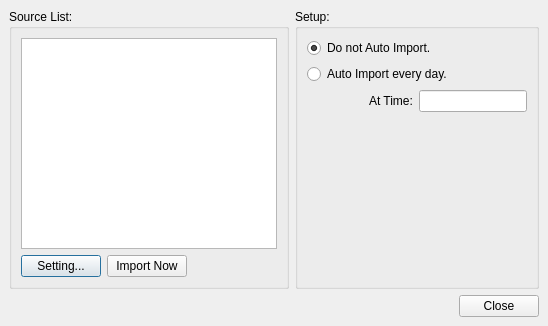
<ui version="4.0" >
 <class>tcDataImporterSetupDialog</class>
 <widget class="QDialog" name="tcDataImporterSetupDialog" >
  <property name="geometry" >
   <rect>
    <x>0</x>
    <y>0</y>
    <width>548</width>
    <height>326</height>
   </rect>
  </property>
  <property name="windowTitle" >
   <string>Data Import Setup...</string>
  </property>
  <layout class="QVBoxLayout" >
   <property name="margin" >
    <number>9</number>
   </property>
   <property name="spacing" >
    <number>6</number>
   </property>
   <item>
    <layout class="QHBoxLayout" >
     <property name="margin" >
      <number>0</number>
     </property>
     <property name="spacing" >
      <number>6</number>
     </property>
     <item>
      <widget class="QGroupBox" name="gbx1" >
       <property name="title" >
        <string>Source List:</string>
       </property>
       <layout class="QVBoxLayout" >
        <property name="margin" >
         <number>9</number>
        </property>
        <property name="spacing" >
         <number>6</number>
        </property>
        <item>
         <widget class="QTableWidget" name="tbl1_1" />
        </item>
        <item>
         <layout class="QHBoxLayout" >
          <property name="margin" >
           <number>0</number>
          </property>
          <property name="spacing" >
           <number>6</number>
          </property>
          <item>
           <widget class="QPushButton" name="btn1_1" >
            <property name="text" >
             <string>Setting...</string>
            </property>
           </widget>
          </item>
          <item>
           <widget class="QPushButton" name="btn1_2" >
            <property name="text" >
             <string>Import Now</string>
            </property>
           </widget>
          </item>
          <item>
           <spacer>
            <property name="orientation" >
             <enum>Qt::Horizontal</enum>
            </property>
            <property name="sizeHint" >
             <size>
              <width>71</width>
              <height>20</height>
             </size>
            </property>
           </spacer>
          </item>
         </layout>
        </item>
       </layout>
      </widget>
     </item>
     <item>
      <widget class="QGroupBox" name="gbx2" >
       <property name="title" >
        <string>Setup:</string>
       </property>
       <layout class="QVBoxLayout" >
        <property name="margin" >
         <number>9</number>
        </property>
        <property name="spacing" >
         <number>6</number>
        </property>
        <item>
         <widget class="QRadioButton" name="rdo2_1" >
          <property name="text" >
           <string>Do not Auto Import.</string>
          </property>
          <property name="checked" >
           <bool>true</bool>
          </property>
         </widget>
        </item>
        <item>
         <widget class="QRadioButton" name="rdo2_2" >
          <property name="text" >
           <string>Auto Import every day.</string>
          </property>
         </widget>
        </item>
        <item>
         <layout class="QHBoxLayout" >
          <property name="margin" >
           <number>0</number>
          </property>
          <property name="spacing" >
           <number>6</number>
          </property>
          <item>
           <spacer>
            <property name="orientation" >
             <enum>Qt::Horizontal</enum>
            </property>
            <property name="sizeHint" >
             <size>
              <width>40</width>
              <height>20</height>
             </size>
            </property>
           </spacer>
          </item>
          <item>
           <widget class="QLabel" name="lbl2_1" >
            <property name="text" >
             <string>At Time:</string>
            </property>
           </widget>
          </item>
          <item>
           <widget class="QLineEdit" name="edt2_1" >
            <property name="sizePolicy" >
             <sizepolicy>
              <hsizetype>1</hsizetype>
              <vsizetype>0</vsizetype>
              <horstretch>0</horstretch>
              <verstretch>0</verstretch>
             </sizepolicy>
            </property>
           </widget>
          </item>
         </layout>
        </item>
        <item>
         <spacer>
          <property name="orientation" >
           <enum>Qt::Vertical</enum>
          </property>
          <property name="sizeHint" >
           <size>
            <width>20</width>
            <height>40</height>
           </size>
          </property>
         </spacer>
        </item>
       </layout>
      </widget>
     </item>
    </layout>
   </item>
   <item>
    <widget class="QDialogButtonBox" name="buttonBox" >
     <property name="orientation" >
      <enum>Qt::Horizontal</enum>
     </property>
     <property name="standardButtons" >
      <set>QDialogButtonBox::Close</set>
     </property>
    </widget>
   </item>
  </layout>
 </widget>
 <resources/>
 <connections>
  <connection>
   <sender>buttonBox</sender>
   <signal>accepted()</signal>
   <receiver>tcDataImporterSetupDialog</receiver>
   <slot>accept()</slot>
   <hints>
    <hint type="sourcelabel" >
     <x>248</x>
     <y>254</y>
    </hint>
    <hint type="destinationlabel" >
     <x>157</x>
     <y>274</y>
    </hint>
   </hints>
  </connection>
  <connection>
   <sender>buttonBox</sender>
   <signal>rejected()</signal>
   <receiver>tcDataImporterSetupDialog</receiver>
   <slot>reject()</slot>
   <hints>
    <hint type="sourcelabel" >
     <x>316</x>
     <y>260</y>
    </hint>
    <hint type="destinationlabel" >
     <x>286</x>
     <y>274</y>
    </hint>
   </hints>
  </connection>
 </connections>
</ui>
